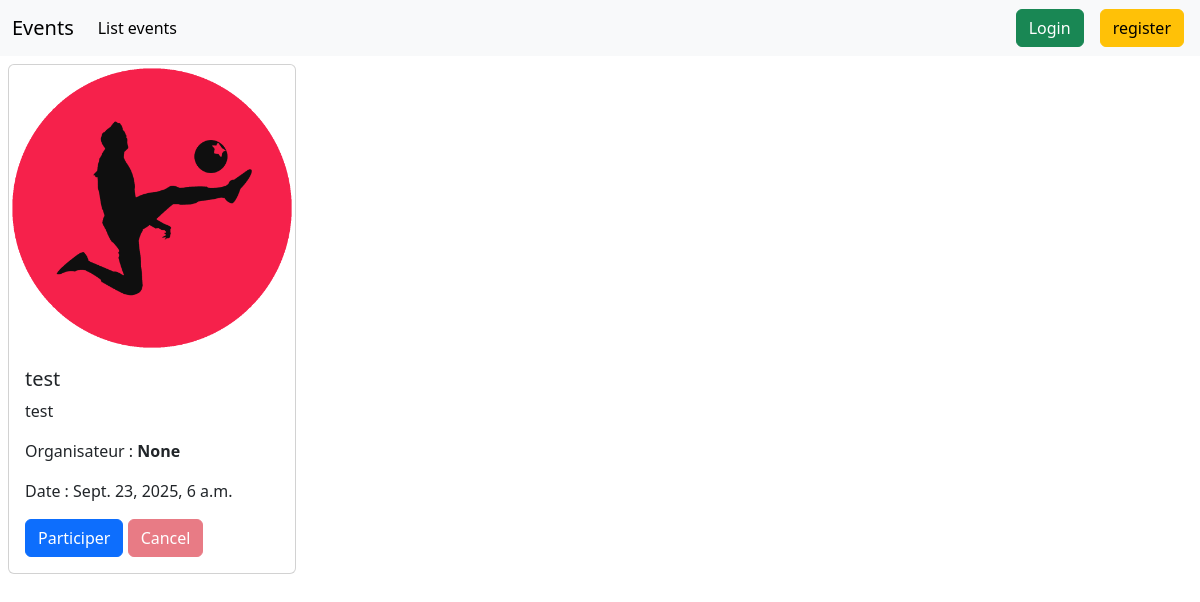
Before: /event/details/1 with the older database file.
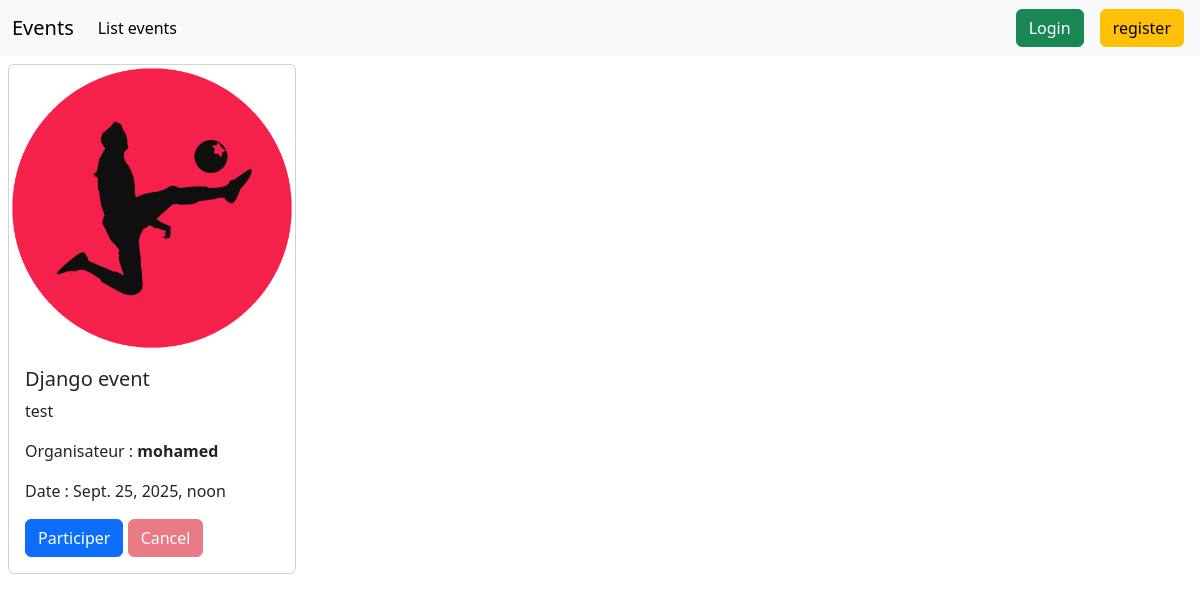
After: the same page with the newer database file.
### Event/models.py (models this page shows, shortened)
class Event(models.Model):
    title = models.CharField(max_length=20 )
    description = models.TextField()
    category = models.CharField(choices=category_list, max_length=30)
    state = models.BooleanField(default=True)
    nbr_participants= models.IntegerField(default=0)
    evt_date= models.DateTimeField()
    creation_date=models.DateTimeField(auto_now_add=True)
    updated_date = models.DateTimeField(auto_now=True)
    image = models.ImageField(upload_to='images' , null=True)
    organisateur = models.ForeignKey(Person,on_delete=models.SET_NULL ,null=True)
    participant = models.ManyToManyField(Person, through="Participants" , related_name="participant")
    class Meta:
        constraints = [models.CheckConstraint(check=models.Q(evt_date__gt=datetime.now()), name = "please check the event date")]

### Person/models.py (models this page shows)
class Person(AbstractUser):
    cin = models.CharField(primary_key=True, max_length=8 ,validators=[validate_cin])
    username = models.CharField(max_length=30, unique=True)
    email= models.EmailField(max_length=30 , validators=[validate_email])
    USERNAME_FIELD="username"
    class Meta:
        verbose_name= "Person"

### Event/views.py (the view)
# urls.py: path('details/<int:idEvent>', details , name='detailsEvent'),
def details(request,idEvent):
    event =Event.objects.get(id=idEvent)
    person= request.user
    participe = Participants.objects.filter(event=event ,person=person)
    if participe:
        btn =True
    else:
        btn = False
    return render(request,"event/details.html", {"e":event ,"btn":btn})

### Template/event/details.html
{% extends 'base.html' %}
{% block content %}
<div class="card m-2" style="width: 18rem;">
  <img src="{{e.image.url}}" class="card-img-top" alt="...">
  <div class="card-body">
    <h5 class="card-title">{{e.title}}</h5>
    <p class="card-text">{{e.description}}</p>
        <p class="card-text">Organisateur : <strong>{{e.organisateur}}</strong> </p>
        <p class="card-text">Date : {{e.evt_date}}</p>
    <a href="{% url 'join'  e.id   %}" class="btn btn-primary  {% if btn %} disabled {% endif %}">Participer</a>
        <a href="{% url 'cancel' e.id %}" class="btn btn-danger {% if not btn %} disabled {% endif %}  ">Cancel</a>
  </div>
</div>
{% endblock %}

Changed rows visible on the page:
changed Event "test": title "test" → "Django event"; organisateur "None" → "mohamed"; evt_date "Sept. 23, 2025, 6 a.m." → "Sept. 25, 2025, noon"
